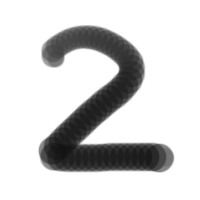
#> input picture 2.png, 200 x 200 px
$ python -i dispImageMosaic.py   (imports and definitions only)
#> lines starting #> are read from the running program, lines starting #| are printed output that depends on the picture
import tkinter as tk
import tkinter.filedialog as fd
import PIL.Image
import PIL.ImageTk

#画像を読み込んでモザイクに変換
#画像をグレーに、解像度を下げて、再び大きくリサイズする
def dispPhoto(path):
#> called with path = '2.png'
    newImage = PIL.Image.open(path).convert("L").resize((32, 32)).resize((300, 300), resample=0)
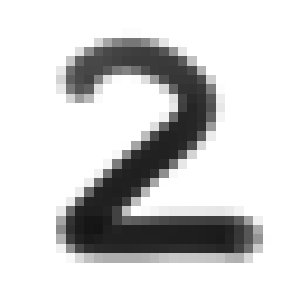
#> newImage: PIL image 300x300 L; min 20, max 255, mean 210.6
#> (the run stopped early here; a loop or call above may not have finished)

$ run again, on 6.png
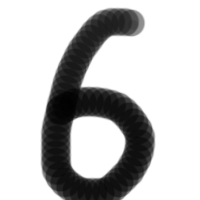
#> input picture 6.png, 200 x 200 px
#> in dispPhoto, `newImage = PIL.Image.open(path).convert("L").resize((32, 32)).resize((..`:
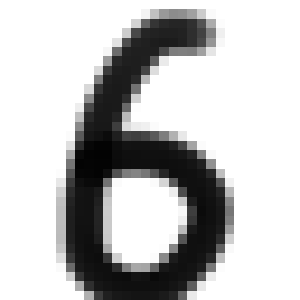
#> newImage: PIL image 300x300 L; min 2, max 255, mean 193.1

$ run again, on 8.png
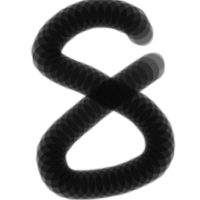
#> input picture 8.png, 200 x 200 px
#> in dispPhoto, `newImage = PIL.Image.open(path).convert("L").resize((32, 32)).resize((..`:
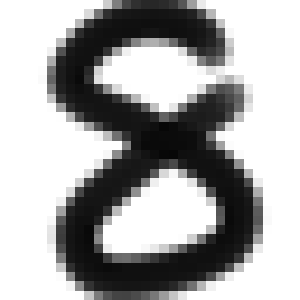
#> newImage: PIL image 300x300 L; min 7, max 255, mean 169
